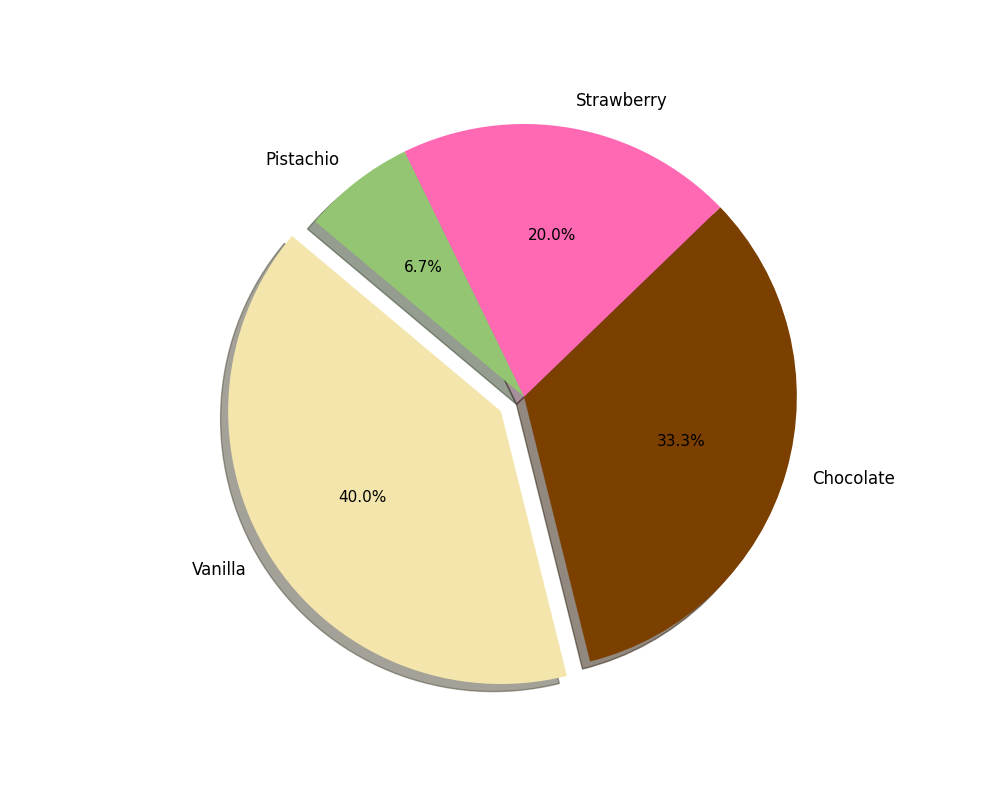

Write the Python code that produced this figure.
import matplotlib.pyplot as plt
import numpy as np

flavors = ['Vanilla', 'Chocolate', 'Strawberry', 'Pistachio']
percentages = [30, 25, 15, 5]
colors = ['#f3e5ab', '#7b3f00', '#ff69b4', '#93c572']
explode = (0.1, 0, 0, 0)

fig, ax = plt.subplots(figsize=(10, 8))
wedges, texts, autotexts = ax.pie(
    percentages,
    labels=flavors,
    autopct='%1.1f%%',
    startangle=140,
    colors=colors,
    explode=explode,
    shadow=True
)

for text in texts:
    text.set_fontsize(12)
for autotext in autotexts:
    autotext.set_fontsize(11)
    autotext.set_color('black')

ax.axis('equal')
plt.show()
